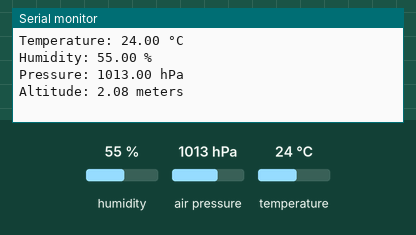
This sketch was run on a simulated Arduino Uno, built with avr-gcc and run on an emulated ATmega328P. Shown: the last lines printed to the serial monitor. The inputs (shaded band) are chosen by the test bench; at power-on: humidity 55 %, air pressure 1013 hPa, temperature 24 °C.

Above: at 1.2 s.
1.3 s: humidity set to 22 %
At 2.5 s:
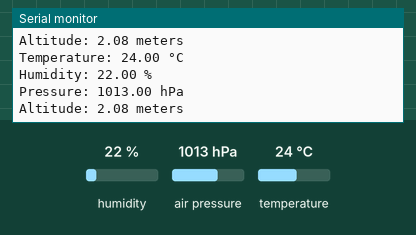
3.6 s: air pressure set to 952 hPa
At 5.0 s:
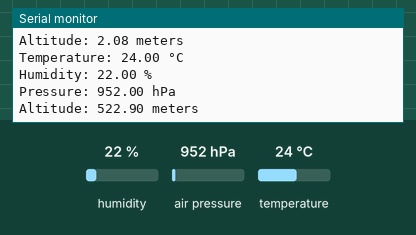

Measured:
- after the input at 1.3 s, the serial monitor: prints a new line after 0.75 s (image 1)
- after the input at 3.6 s, the serial monitor: prints a new line after 0.50 s (image 2)

The sketch:

weatherbit.ino
```cpp
#include <Wire.h>
#include <Adafruit_Sensor.h>
#include <Adafruit_BME280.h>

#define SEALEVELPRESSURE_HPA (1013.25)

Adafruit_BME280 bme; // Create BME280 sensor object

void setup() {
  Serial.begin(9600);

  if (!bme.begin(0x76)) { // Set the I2C address to 0x76
    Serial.println("Could not find a valid BME280 sensor, check wiring!");
    while (1);
  }
}

void loop() {
  Serial.print("Temperature: ");
  Serial.print(bme.readTemperature());
  Serial.println(" °C");

  Serial.print("Humidity: ");
  Serial.print(bme.readHumidity());
  Serial.println(" %");

  Serial.print("Pressure: ");
  Serial.print(bme.readPressure() / 100.0F);
  Serial.println(" hPa");

  Serial.print("Altitude: ");
  Serial.print(bme.readAltitude(SEALEVELPRESSURE_HPA));
  Serial.println(" meters");

  Serial.println();

  delay(2000); // Wait for 2 seconds before reading again
}
```
